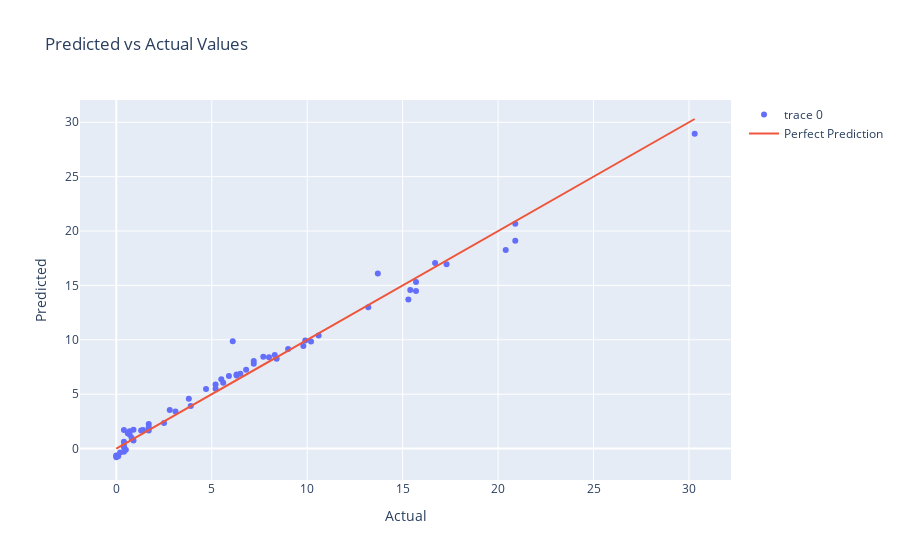

The notebook cell saved with this chart:
### Code cell
# Create a scatter plot
fig = go.Figure(data=go.Scatter(x=y_test, y=y_pred, mode='markers'))

# Add a line of perfect prediction
fig.add_trace(go.Scatter(x=y_test, y=y_test,
                    mode='lines',
                    name='Perfect Prediction'))

# Set the plot's title and labels
fig.update_layout(title='Predicted vs Actual Values',
                   xaxis_title='Actual',
                   yaxis_title='Predicted')

# Show the plot
fig.show()

### Figure 1 — Plotly figure (JSON) as saved in the notebook; plotly's stock layout.template omitted (floating-point values rounded to 4 significant figures)
{"data": [{"mode": "markers", "type": "scatter", "x": [8.4, 7.2, 0.5, 3.8, 6.5, 0.7, 2.5, 7.2, 0.9, 2.8, 0.4, 6.1, 9.8, 17.3, 20.4, 1.3, 0.4, 0, 6.8, 3.1, 1.7, 0.4, 5.9, 0.4, 20.9, 4.7, 5.6, 10.2, 0, 9.9, 6.3, 0.4, 10.6, 15.7, 1.4, 0.9, 1.7, 5.5, 0.1, 0.2, 6.3, 1.7, 8.3, 0, 15.7, 8, 7.7, 0.6, 13.2, 0.7, 30.3, 5.2, 16.7, 20.9, 15.3, 13.7, 0.8, 9, 3.9, 15.4, 5.2], "y": [8.269, 7.805, -0.1037, 4.591, 6.887, 1.594, 2.355, 8.062, 1.724, 3.537, 0.6325, 9.868, 9.43, 16.94, 18.25, 1.658, 1.702, -0.6466, 7.255, 3.398, 1.659, 0.1132, 6.662, 0.2769, 20.67, 5.475, 6.056, 9.849, -0.6533, 9.933, 6.729, -0.2943, 10.4, 14.49, 1.701, 0.7363, 2.255, 6.376, -0.7151, -0.3613, 6.808, 1.963, 8.604, -0.7978, 15.32, 8.395, 8.437, 1.418, 13.0, 1.29, 28.93, 5.888, 17.05, 19.11, 13.71, 16.1, 0.9949, 9.165, 3.914, 14.58, 5.501]}, {"mode": "lines", "name": "Perfect Prediction", "type": "scatter", "x": [8.4, 7.2, 0.5, 3.8, 6.5, 0.7, 2.5, 7.2, 0.9, 2.8, 0.4, 6.1, 9.8, 17.3, 20.4, 1.3, 0.4, 0, 6.8, 3.1, 1.7, 0.4, 5.9, 0.4, 20.9, 4.7, 5.6, 10.2, 0, 9.9, 6.3, 0.4, 10.6, 15.7, 1.4, 0.9, 1.7, 5.5, 0.1, 0.2, 6.3, 1.7, 8.3, 0, 15.7, 8, 7.7, 0.6, 13.2, 0.7, 30.3, 5.2, 16.7, 20.9, 15.3, 13.7, 0.8, 9, 3.9, 15.4, 5.2], "y": [8.4, 7.2, 0.5, 3.8, 6.5, 0.7, 2.5, 7.2, 0.9, 2.8, 0.4, 6.1, 9.8, 17.3, 20.4, 1.3, 0.4, 0, 6.8, 3.1, 1.7, 0.4, 5.9, 0.4, 20.9, 4.7, 5.6, 10.2, 0, 9.9, 6.3, 0.4, 10.6, 15.7, 1.4, 0.9, 1.7, 5.5, 0.1, 0.2, 6.3, 1.7, 8.3, 0, 15.7, 8, 7.7, 0.6, 13.2, 0.7, 30.3, 5.2, 16.7, 20.9, 15.3, 13.7, 0.8, 9, 3.9, 15.4, 5.2]}], "layout": {"title": {"text": "Predicted vs Actual Values"}, "xaxis": {"title": {"text": "Actual"}}, "yaxis": {"title": {"text": "Predicted"}}}}
